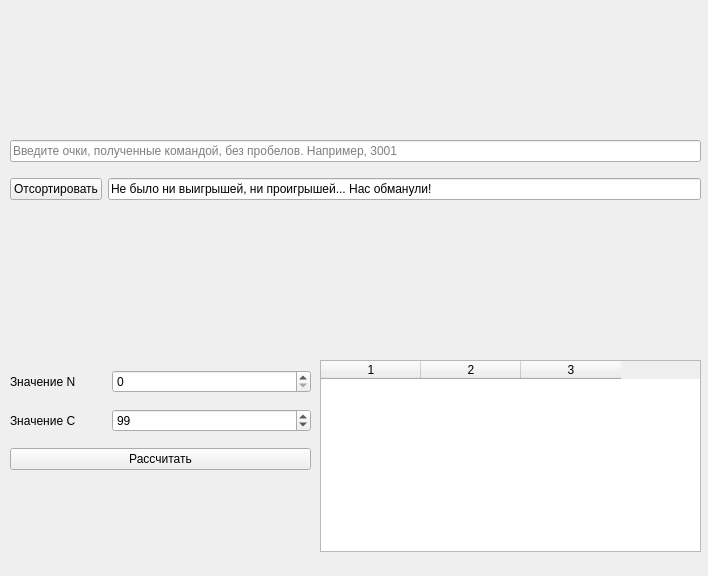
<?xml version="1.0" encoding="UTF-8"?>
<ui version="4.0">
 <class>Form</class>
 <widget class="QWidget" name="Form">
  <property name="geometry">
   <rect>
    <x>0</x>
    <y>0</y>
    <width>708</width>
    <height>576</height>
   </rect>
  </property>
  <property name="minimumSize">
   <size>
    <width>708</width>
    <height>576</height>
   </size>
  </property>
  <property name="maximumSize">
   <size>
    <width>708</width>
    <height>576</height>
   </size>
  </property>
  <property name="windowTitle">
   <string>Задачи</string>
  </property>
  <widget class="QLabel" name="label1">
   <property name="geometry">
    <rect>
     <x>10</x>
     <y>10</y>
     <width>691</width>
     <height>111</height>
    </rect>
   </property>
   <property name="text">
    <string/>
   </property>
   <property name="pixmap">
    <pixmap>task1.png</pixmap>
   </property>
   <property name="scaledContents">
    <bool>true</bool>
   </property>
  </widget>
  <widget class="QWidget" name="gridLayoutWidget">
   <property name="geometry">
    <rect>
     <x>10</x>
     <y>130</y>
     <width>691</width>
     <height>80</height>
    </rect>
   </property>
   <layout class="QGridLayout" name="gridLayout1">
    <item row="1" column="0">
     <widget class="QPushButton" name="buttonSort1">
      <property name="text">
       <string>Отсортировать</string>
      </property>
     </widget>
    </item>
    <item row="1" column="1">
     <widget class="QLineEdit" name="boxResult1">
      <property name="text">
       <string>Не было ни выигрышей, ни проигрышей... Нас обманули!</string>
      </property>
      <property name="readOnly">
       <bool>true</bool>
      </property>
     </widget>
    </item>
    <item row="0" column="0" colspan="2">
     <widget class="QLineEdit" name="boxTask1">
      <property name="placeholderText">
       <string>Введите очки, полученные командой, без пробелов. Например, 3001</string>
      </property>
     </widget>
    </item>
   </layout>
  </widget>
  <widget class="QWidget" name="gridLayoutWidget_2">
   <property name="geometry">
    <rect>
     <x>10</x>
     <y>360</y>
     <width>301</width>
     <height>121</height>
    </rect>
   </property>
   <layout class="QGridLayout" name="gridLayout2">
    <item row="1" column="0">
     <widget class="QLabel" name="labelN2">
      <property name="text">
       <string>Значение N</string>
      </property>
     </widget>
    </item>
    <item row="2" column="1" colspan="2">
     <widget class="QSpinBox" name="boxC2">
      <property name="maximum">
       <number>100</number>
      </property>
      <property name="value">
       <number>99</number>
      </property>
     </widget>
    </item>
    <item row="2" column="0">
     <widget class="QLabel" name="labelC2">
      <property name="text">
       <string>Значение C</string>
      </property>
     </widget>
    </item>
    <item row="1" column="1" colspan="2">
     <widget class="QSpinBox" name="boxN2"/>
    </item>
    <item row="3" column="0" colspan="3">
     <widget class="QPushButton" name="buttonResult2">
      <property name="text">
       <string>Рассчитать</string>
      </property>
     </widget>
    </item>
   </layout>
  </widget>
  <widget class="QLabel" name="label2">
   <property name="geometry">
    <rect>
     <x>10</x>
     <y>230</y>
     <width>691</width>
     <height>111</height>
    </rect>
   </property>
   <property name="text">
    <string/>
   </property>
   <property name="pixmap">
    <pixmap>task2.png</pixmap>
   </property>
   <property name="scaledContents">
    <bool>true</bool>
   </property>
  </widget>
  <widget class="QTableWidget" name="table2">
   <property name="geometry">
    <rect>
     <x>320</x>
     <y>360</y>
     <width>381</width>
     <height>192</height>
    </rect>
   </property>
   <property name="columnCount">
    <number>3</number>
   </property>
   <column/>
   <column/>
   <column/>
  </widget>
 </widget>
 <resources/>
 <connections/>
</ui>
